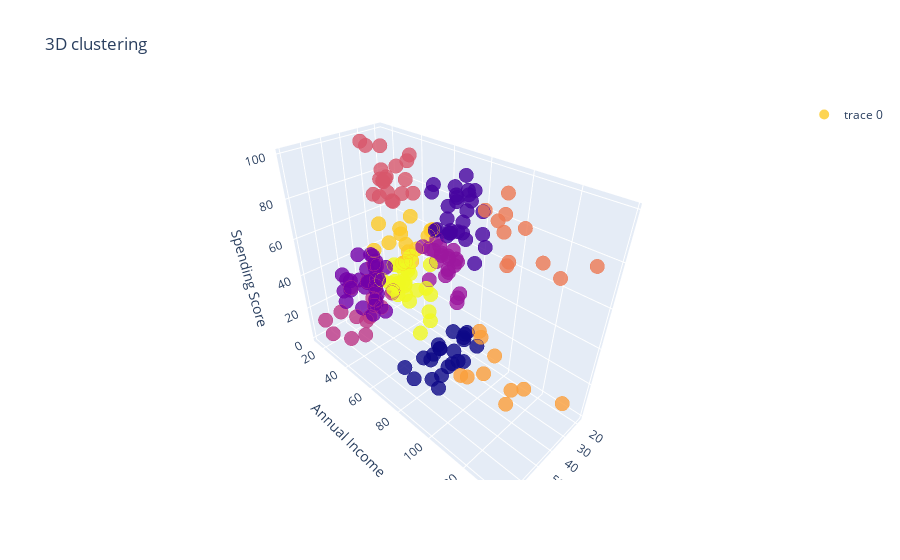

Notebook code for this chart:
### Markdown cell above
## Plot Clusters

### Code cell
trace = go.Scatter3d(
    mode = 'markers',
    showlegend=True,
    x = df['Age'], y = df['Annual Income'], z = df['Spending Score'],
    marker = dict(color=km.labels_,size=5,line=dict(color=km.labels_,width=12)),
    opacity=0.8
)

layout = go.Layout(
    title = '3D clustering',
    scene = dict(
        xaxis = dict(title='Age'),
        yaxis = dict(title='Annual Income'),
        zaxis = dict(title='Spending Score')
    )
)
fig = go.Figure(data=[trace], layout=layout)
py.offline.iplot(fig)

### Figure 1 — Plotly figure (JSON) as saved in the notebook; plotly's stock layout.template omitted (floating-point values rounded to 4 significant figures; data arrays with more than 128 entries replaced by an {"elided": "..."} marker saying what was removed)
{"data": [{"marker": {"color": {"elided": "200 int values"}, "line": {"color": {"elided": "200 int values"}, "width": 12}, "size": 5}, "mode": "markers", "opacity": 0.8, "showlegend": true, "type": "scatter3d", "x": {"elided": "200 int values"}, "y": {"elided": "200 int values"}, "z": {"elided": "200 int values"}}], "layout": {"scene": {"xaxis": {"title": {"text": "Age"}}, "yaxis": {"title": {"text": "Annual Income"}}, "zaxis": {"title": {"text": "Spending Score"}}}, "title": {"text": "3D clustering"}}}
